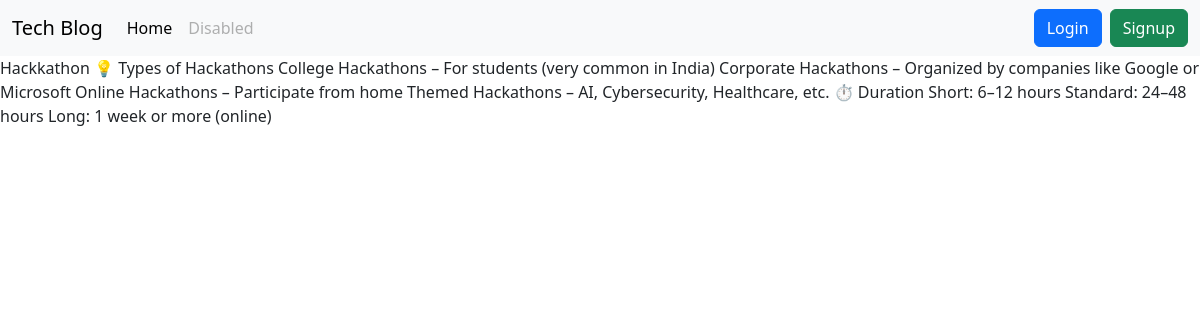
The app's page /post/2/ with its own data.
### blogapp/models.py (models this page shows, shortened)
class Post(models.Model):
    title = models.CharField(max_length=200)
    content = models.TextField()
    author = models.ForeignKey(User, on_delete=models.CASCADE)
    image = models.ImageField(upload_to='post_images/', blank=True, null=True)
    created_at = models.DateTimeField(auto_now_add=True)

### blogapp/views.py (the view)
# urls.py: path('post/<int:id>/', views.post_detail, name='post_detail'),
def post_detail(request,id):
    post = Post.objects.get(id=id)
    return render(request, 'blogapp/post_detail.html', {'post': post})

### blogapp/templates/blogapp/post_detail.html
{% extends 'base.html' %}
{% block body %}
{{ post.title }}
{{ post.content }}
{% endblock body %}

### records on screen
Post: title "Hackkathon", content "💡 Types of Hackathons College Hackathons – For students (very common in India) Corporate Hackathons – Organized by companies like Google or Microsoft Online Hackathons – Participate from home Themed Hackathons – AI, Cybersecurity, Healthcare, etc. ⏱️ Duration Short: 6–12 hours Standard: 24–48 hours Long: 1 week or more (online)"
